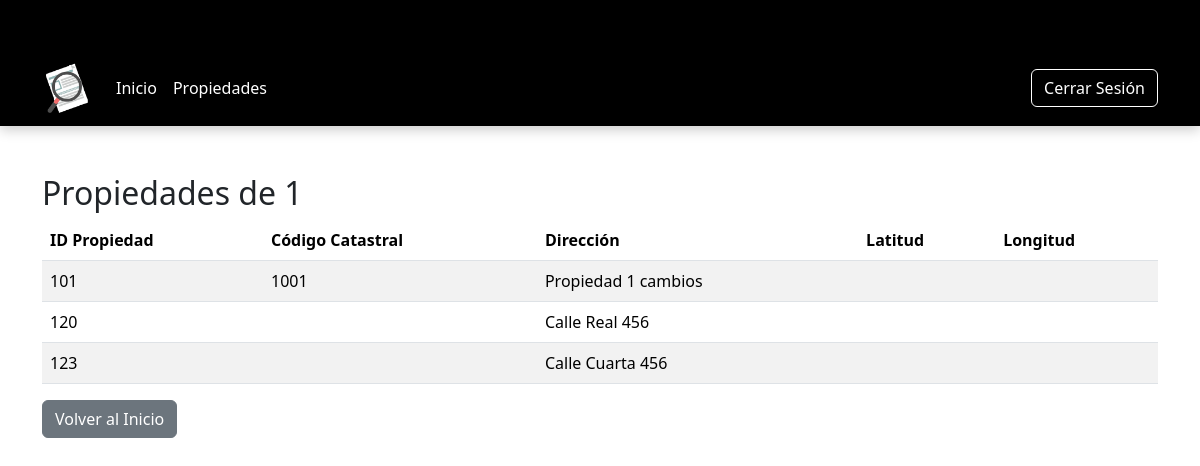
The app's page /7/propiedadesUsuario.php (signed in) with its own data.
### tables this page shows
CREATE TABLE `propiedad` (
  `idPropiedad` int(11) NOT NULL,
  `codCtastral` int(20) DEFAULT NULL,
  `direccion` varchar(250) DEFAULT NULL,
  `ci` int(11) DEFAULT NULL,
  `latitud` double DEFAULT NULL,
  `longitud` double DEFAULT NULL
);

### 7/propiedadesUsuario.php (the view, shortened to what this page needs)
<?php
include('conexion.php');
include('template/cabeceraU.php');
$ci = $_SESSION['ci'];
$sql = "SELECT idPropiedad, codCtastral, direccion, latitud, longitud
        FROM propiedad
        WHERE ci = ?";
$stmt = $conn->prepare($sql);
$stmt->bind_param("i", $ci);
$stmt->execute();
$resultado = $stmt->get_result();
?>
<!DOCTYPE html>
<html lang="es">
<head>
    <link href="https://cdn.jsdelivr.net/npm/bootstrap@5.3.3/dist/css/bootstrap.min.css" rel="stylesheet">
</head>
<body>
    <div class="container mt-5">
        <h2>Propiedades de <?php echo $_SESSION['ci']; ?></h2>
        <?php if ($resultado->num_rows > 0): ?>
            <table class="table table-striped">
                <thead>
                    <tr>
                        <th>ID Propiedad</th>
                        <th>Código Catastral</th>
                        <th>Dirección</th>
                        <th>Latitud</th>
                        <th>Longitud</th>
                    </tr>
                </thead>
                <tbody>
                    <?php while ($propiedad = $resultado->fetch_assoc()): ?>
                        <tr>
                            <td><?php echo $propiedad['idPropiedad']; ?></td>
                            <td><?php echo $propiedad['codCtastral']; ?></td>
                            <td><?php echo $propiedad['direccion']; ?></td>
                            <td><?php echo $propiedad['latitud']; ?></td>
                            <td><?php echo $propiedad['longitud']; ?></td>
                        </tr>
                    <?php endwhile; ?>
                </tbody>
            </table>
        <?php else: ?>
            <p>No se encontraron propiedades para este usuario.</p>
        <?php endif; ?>
        <a href="inicioUsuario.php" class="btn btn-secondary">Volver al Inicio</a>
    </div>
</body>
</html>

### 7/template/cabeceraU.php (style rules this page uses)
body { font-family: 'Segoe UI', Tahoma, Geneva, Verdana, sans-serif; background-color: #f8f9fa; color: #333; }
.container { margin-top: 50px; }

### records on screen
propiedad: idPropiedad "101", codCtastral "1001", direccion "Propiedad 1 cambios"
propiedad: idPropiedad "120", direccion "Calle Real 456"
propiedad: idPropiedad "123", direccion "Calle Cuarta 456"

### other values on screen
$_SESSION['ci'] "1"
